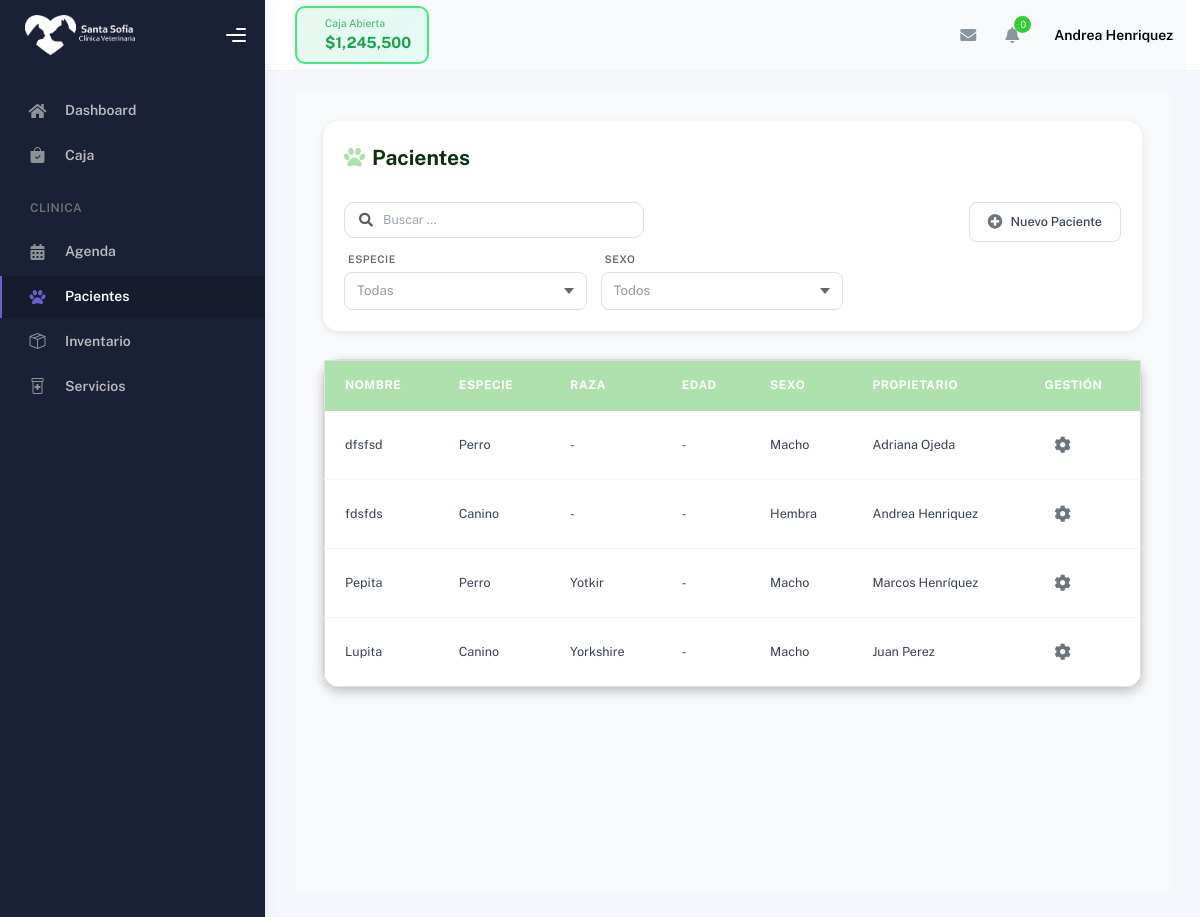
/hospital/pacientes/ (signed in), run on the app's committed database.
### cuentas/models.py (models this page shows, shortened)
class CustomUser(AbstractBaseUser, PermissionsMixin):
    ROLES = [
        ('administracion', 'Administración'),
        ('veterinario', 'Veterinario'),
        ('recepcion', 'Recepción'),
    ]
    rut = models.CharField(max_length=12, unique=True, verbose_name="RUT")
    nombre = models.CharField(max_length=50)
    apellido = models.CharField(max_length=50)
    correo = models.EmailField(unique=True)
    telefono = models.CharField(max_length=20, blank=True, null=True)
    direccion = models.CharField(max_length=255, blank=True, null=True)
    tipo_contrato = models.CharField(max_length=50, blank=True, null=True)
    rol = models.CharField(max_length=20, choices=ROLES, default='recepcion', verbose_name="Rol")
    is_staff = models.BooleanField(default=False)
    is_active = models.BooleanField(default=True)
    date_joined = models.DateTimeField(default=timezone.now)
    objects = CustomUserManager()
    USERNAME_FIELD = 'rut'
    REQUIRED_FIELDS = ['correo', 'nombre', 'apellido']
    def get_rol_display_custom(self):
        if self.is_staff and self.is_superuser:
            return 'Administración'
        return self.get_rol_display()

### hospital/models.py (models this page shows, shortened)
class Paciente(models.Model):
    SEXO_CHOICES = [
        ('M', 'Macho'),
        ('H', 'Hembra'),
    ]
    nombre = models.CharField(max_length=100)
    especie = models.CharField(max_length=50)
    raza = models.CharField(max_length=100, blank=True, null=True)
    sexo = models.CharField(max_length=1, choices=SEXO_CHOICES)
    color = models.CharField(max_length=50, blank=True, null=True)
    microchip = models.CharField(max_length=50, blank=True, null=True)
    fecha_nacimiento = models.DateField(null=True, blank=True, verbose_name="Fecha de nacimiento")
    edad_anos = models.IntegerField(null=True, blank=True, verbose_name="Edad en años")
    edad_meses = models.IntegerField(null=True, blank=True, verbose_name="Edad en meses")
    ultimo_peso = models.DecimalField(max_digits=5, decimal_places=2, blank=True, null=True)
    observaciones = models.TextField(blank=True, null=True)
    propietario = models.ForeignKey('Propietario', on_delete=models.CASCADE, related_name='pacientes')
    activo = models.BooleanField(default=True)
    fecha_registro = models.DateTimeField(auto_now_add=True)
    fecha_ultima_modificacion = models.DateTimeField(auto_now=True)
    fecha_ultimo_control = models.DateField(blank=True, null=True)
    class Meta:
        verbose_name = "Paciente"
        verbose_name_plural = "Pacientes"
        ordering = ['-fecha_registro']

class Propietario(models.Model):
    nombre = models.CharField(max_length=100)
    apellido = models.CharField(max_length=100)
    telefono = models.CharField(max_length=20, blank=True, null=True)
    email = models.EmailField(blank=True, null=True)
    direccion = models.TextField(blank=True, null=True)
    fecha_registro = models.DateTimeField(auto_now_add=True)
    class Meta:
        verbose_name = "Propietario"
        verbose_name_plural = "Propietarios"
        ordering = ['apellido', 'nombre']
    @property
    def nombre_completo(self):
        return f"{self.nombre} {self.apellido}".strip()

### hospital/views.py (the view)
# urls.py: path('pacientes/', views.pacientes_view, name='pacientes'),
@login_required
def pacientes_view(request):
    pacientes = Paciente.objects.select_related('propietario').filter(activo=True).order_by('-fecha_registro')
    context = {
        'pacientes': pacientes,
    }
    return render(request, 'pacientes/pacientes.html', context)

### hospital/templates/pacientes/pacientes.html (shortened to what this page needs)
{% extends "partials/base_table.html" %}
{% load static %}
{% block styles %}
<link rel="stylesheet" href="{% static 'css/base/tables_base.css' %}?v=4" type="text/css" media="all">
{% endblock %}
{% block table_title %}
<i class="fas fa-paw"></i> Pacientes
{% endblock %}
{% block table_filters %}
<div class="filter-group">
    <div class="vet-custom-select-wrapper">
        <span class="tag_select">Especie</span>
        <div class="vet-custom-select">
            <span class="vet-selected-value placeholder">Todas</span>
            <div class="vet-arrow"></div>
        </div>
    </div>
    <div class="vet-custom-select-wrapper">
        <span class="tag_select">Sexo</span>
        <div class="vet-custom-select">
            <span class="vet-selected-value placeholder">Todos</span>
            <div class="vet-arrow"></div>
        </div>
    </div>
</div>
{% endblock %}
{% block table_buttons %}
<button type="button" onclick="abrirModalNuevoPaciente()">
    <i class="fas fa-plus-circle"></i> Nuevo Paciente
</button>
{% endblock %}
{% block table_columns %}
<th>Nombre</th>
<th>Especie</th>
<th>Raza</th>
<th>Edad</th>
<th>Sexo</th>
<th>Propietario</th>
<th>Gestión</th>
{% endblock %}
{% block table_rows %}
{% for paciente in pacientes %}
<tr data-especie="{{ paciente.especie|lower }}" data-sexo="{{ paciente.sexo|lower }}">
    <td>{{ paciente.nombre }}</td>
    <td>{{ paciente.get_especie_display|default:paciente.especie|capfirst }}</td>
    <td>{{ paciente.raza|default:"-" }}</td>
    <td>{{ paciente.edad|default:"-" }}</td>
    <td>{{ paciente.get_sexo_display|default:paciente.sexo|capfirst }}</td>
    <td>{{ paciente.propietario.nombre_completo|default:"-" }}</td>
    <td>
        <div class="manage-wheel">
            <button type="button" onclick="toggleWheel(this)">
                <i class="fas fa-cog"></i>
            </button>
        </div>
    </td>
</tr>
{% empty %}
<tr>
    <td colspan="7" style="text-align: center; padding: 2rem;">
        <p style="margin-top: 1rem; color: #666;">No hay pacientes registrados</p>
    </td>
</tr>
{% endfor %}
{% endblock %}

### templates/partials/topbar.html (shortened to what this page needs)
{% load static %}
<div class="main-header">
    <nav class="navbar navbar-header navbar-header-transparent navbar-expand-lg border-bottom">
        <div class="container-fluid">
            <nav class="navbar navbar-header-left navbar-expand-lg p-0 d-none d-lg-flex">
                <div class="cash-status-btn open" id="cashStatusBtn" onclick="toggleCashRegister()">
                    <div class="status-info">
                        <h6 id="cashStatusLabel">Caja Abierta</h6>
                        <div class="amount" id="cashAmount">$1,245,500</div>
                    </div>
                </div>
            </nav>
            <ul class="navbar-nav topbar-nav ms-md-auto align-items-center">
                <li class="nav-item topbar-icon dropdown hidden-caret">
                    <a class="nav-link dropdown-toggle" href="#" id="messageDropdown" role="button"
                        data-bs-toggle="dropdown" aria-haspopup="true" aria-expanded="false">
                        <i class="fa fa-envelope"></i>
                    </a>
                </li>
                <li class="nav-item topbar-icon dropdown hidden-caret">
                    <a class="nav-link dropdown-toggle" href="#" id="notifDropdown" role="button"
                        data-bs-toggle="dropdown" aria-haspopup="true" aria-expanded="false">
                        <i class="fa fa-bell"></i>
                        <span class="notification">0</span>
                    </a>
                </li>
                <li class="nav-item topbar-user dropdown hidden-caret">
                    <a class="dropdown-toggle profile-pic" data-bs-toggle="dropdown" href="#" aria-expanded="false">
                        <span class="profile-username">
                            <span class="fw-bold">{{ user.nombre }} {{ user.apellido }}</span>
                        </span>
                    </a>
                </li>
            </ul>
        </div>
    </nav>
</div>

### static/css/dashboard_style.css (style rules this page uses)
:root { --primary-color: #afe1af; --primary-hover: #89c57c; --text-dark: #103012; }

### static/css/base/modals_base.css (style rules this page uses)
:root { --primary-color: #afe1af; --primary-hover: #89c57c; --text-dark: #103012; --bg-light: #f8f9fa; --border-color: #e0e0e0; --shadow-sm: 0 2px 8px rgba(0, 0, 0, 0.08); --shadow-md: 0 4px 12px rgba(0, 0, 0, 0.12); --grey: #afafaf; --grey-hover: #a8a8a8; }

### static/css/base/tables_base.css (style rules this page uses)
:root { --primary-color: #afe1af; --primary-hover: #89c57c; --text-dark: #103012; --bg-light: #f8f9fa; --border-color: #e0e0e0; --shadow-sm: 0 2px 8px rgba(0, 0, 0, 0.08); --shadow-md: 0 4px 12px rgba(0, 0, 0, 0.12); }
.container-fluid { padding: 2rem; background: var(--bg-light); min-height: 100vh; }
.table-header h4 i, .table-header-grid h4 i { color: var(--primary-color); }
.vet-custom-select-wrapper { flex: 1 1 180px !important; min-width: 160px !important; max-width: 300px !important; margin-bottom: 0 !important; margin-right: 0 !important; box-sizing: border-box !important; display: flex !important; flex-direction: column !important; }
.table-action-buttons button { width: 100% !important; justify-content: flex-end !important; all: unset !important; display: flex !important; align-items: center !important; gap: 8px !important; padding: 10px 18px !important; font-weight: 500 !important; font-size: 0.9rem !important; border-radius: 8px !important; transition: all 0.25s ease !important; background: white !important; border: 1.5px solid #e0e0e0 !important; color: #374151 !important; cursor: pointer !important; user-select: none !important; box-sizing: border-box !important; white-space: nowrap !important; }
.table-action-buttons button i { font-size: 15px !important; color: #6c757d !important; transition: color 0.25s ease !important; }
.filter-group { display: flex !important; flex-direction: row !important; flex-wrap: wrap !important; gap: 1rem !important; width: 100%; }
.vet-custom-select-wrapper { position: relative; min-width: 160px; max-width: 250px; margin-bottom: 0; }
.vet-custom-select { display: flex; justify-content: space-between; align-items: center; background: transparent; border: 1.5px solid var(--border-color); border-radius: 8px; padding: 8px 12px; cursor: pointer; transition: all 0.25s ease; min-width: 120px; min-height: 38px; font-size: 0.95rem; }
.vet-selected-value { color: #333; font-size: 0.95rem; font-weight: 500; user-select: none; }
.vet-selected-value.placeholder { background: transparent !important; background-color: transparent !important; color: #999 !important; opacity: 1 !important; min-height: unset !important; display: inline !important; vertical-align: baseline !important; cursor: pointer !important; font-weight: 400 !important; }
.vet-custom-select .placeholder { background: transparent !important; background-color: transparent !important; }
.vet-arrow { width: 0; height: 0; border-left: 5px solid transparent; border-right: 5px solid transparent; border-top: 6px solid #666; margin-left: 8px; transition: transform 0.25s; }
.tag_select { font-size: 0.75rem !important; font-weight: 600 !important; color: #666 !important; text-transform: uppercase !important; letter-spacing: 0.5px !important; margin-bottom: 4px !important; padding-left: 4px !important; }
.vet-selected-value.placeholder, .vet-custom-select, .vet-custom-select .placeholder { cursor: pointer !important; }
.vet-table th { padding: 16px 20px !important; text-align: left !important; font-size: 0.85rem !important; font-weight: 700 !important; text-transform: uppercase !important; letter-spacing: 0.5px !important; border: none !important; }
.vet-table td { padding: 16px 20px !important; text-align: left !important; border-bottom: 1px solid #f3f4f6 !important; font-size: 0.9rem !important; color: #374151 !important; position: relative !important; overflow: visible !important; }
.vet-table tbody tr { transition: all 0.2s ease !important; position: relative !important; overflow: visible !important; }
.vet-table tbody tr:last-child td { border-bottom: none !important; }
.manage-wheel { position: relative; display: inline-block; }
.manage-wheel > button { background: none !important; border: none !important; border-radius: 0 !important; width: 36px !important; height: 36px !important; display: flex !important; align-items: center !important; justify-content: center !important; color: #6c757d !important; font-size: 1.2rem !important; cursor: pointer !important; transition: background 0.2s, color 0.2s, border-color 0.2s, transform 0.3s; box-shadow: none !important; transform: rotate(0deg); }

### data on the page
CustomUser: nombre "Andrea", apellido "Henriquez"
Paciente: nombre "dfsfsd", especie "Perro", raza "-", edad "-", sexo "Macho", propietario.nombre_completo "Adriana Ojeda"
Paciente: nombre "fdsfds", especie "Canino", raza "-", edad "-", sexo "Hembra", propietario.nombre_completo "Andrea Henriquez"
Paciente: nombre "Pepita", especie "Perro", raza "Yotkir", edad "-", sexo "Macho", propietario.nombre_completo "Marcos Henríquez"
Paciente: nombre "Lupita", especie "Canino", raza "Yorkshire", edad "-", sexo "Macho", propietario.nombre_completo "Juan Perez"
